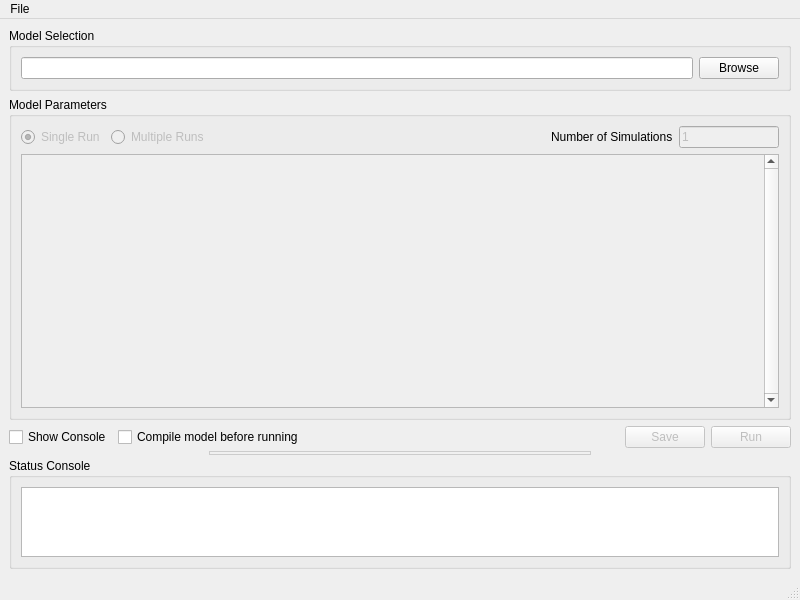
<?xml version="1.0" encoding="UTF-8"?>
<ui version="4.0">
 <class>MainWindow</class>
 <widget class="QMainWindow" name="MainWindow">
  <property name="geometry">
   <rect>
    <x>0</x>
    <y>0</y>
    <width>800</width>
    <height>600</height>
   </rect>
  </property>
  <property name="minimumSize">
   <size>
    <width>800</width>
    <height>600</height>
   </size>
  </property>
  <property name="windowTitle">
   <string>Pandora User Interface</string>
  </property>
  <widget class="QWidget" name="centralwidget">
   <layout class="QVBoxLayout" name="verticalLayout">
    <item>
     <widget class="QWidget" name="widget_2" native="true">
      <layout class="QVBoxLayout" name="verticalLayout_6">
       <property name="spacing">
        <number>0</number>
       </property>
       <property name="leftMargin">
        <number>0</number>
       </property>
       <property name="topMargin">
        <number>0</number>
       </property>
       <property name="rightMargin">
        <number>0</number>
       </property>
       <property name="bottomMargin">
        <number>0</number>
       </property>
       <item>
        <widget class="QSplitter" name="splitter">
         <property name="styleSheet">
          <string notr="true">QSplitter::handle:vertical {
background: #f0f0f0;
border: 1px solid #cccccc;
margin-top: 3px;
margin-bottom: 3px;
margin-left: 200px;
margin-right: 200px;
}</string>
         </property>
         <property name="orientation">
          <enum>Qt::Vertical</enum>
         </property>
         <property name="handleWidth">
          <number>2</number>
         </property>
         <widget class="QWidget" name="widget" native="true">
          <property name="sizePolicy">
           <sizepolicy hsizetype="Preferred" vsizetype="Preferred">
            <horstretch>0</horstretch>
            <verstretch>5</verstretch>
           </sizepolicy>
          </property>
          <layout class="QVBoxLayout" name="verticalLayout_8">
           <item>
            <widget class="QGroupBox" name="modelSelectionBox">
             <property name="title">
              <string>Model Selection</string>
             </property>
             <layout class="QHBoxLayout" name="horizontalLayout_2">
              <item>
               <widget class="QLineEdit" name="pathLine">
                <property name="sizePolicy">
                 <sizepolicy hsizetype="Expanding" vsizetype="Fixed">
                  <horstretch>0</horstretch>
                  <verstretch>0</verstretch>
                 </sizepolicy>
                </property>
                <property name="readOnly">
                 <bool>true</bool>
                </property>
               </widget>
              </item>
              <item>
               <widget class="QPushButton" name="BrowserButton">
                <property name="text">
                 <string>Browse</string>
                </property>
               </widget>
              </item>
             </layout>
            </widget>
           </item>
           <item>
            <widget class="QGroupBox" name="parameterBox">
             <property name="title">
              <string>Model Parameters</string>
             </property>
             <layout class="QVBoxLayout" name="verticalLayout_3">
              <item>
               <widget class="QWidget" name="widget_3" native="true">
                <layout class="QHBoxLayout" name="horizontalLayout">
                 <property name="spacing">
                  <number>6</number>
                 </property>
                 <property name="leftMargin">
                  <number>0</number>
                 </property>
                 <property name="topMargin">
                  <number>0</number>
                 </property>
                 <property name="rightMargin">
                  <number>0</number>
                 </property>
                 <property name="bottomMargin">
                  <number>0</number>
                 </property>
                 <item>
                  <widget class="QRadioButton" name="singleRunRButton">
                   <property name="enabled">
                    <bool>false</bool>
                   </property>
                   <property name="text">
                    <string>Single Run</string>
                   </property>
                   <property name="checked">
                    <bool>true</bool>
                   </property>
                  </widget>
                 </item>
                 <item>
                  <widget class="QRadioButton" name="multipleRunsRButton">
                   <property name="enabled">
                    <bool>false</bool>
                   </property>
                   <property name="text">
                    <string>Multiple Runs</string>
                   </property>
                  </widget>
                 </item>
                 <item>
                  <spacer name="horizontalSpacer_4">
                   <property name="orientation">
                    <enum>Qt::Horizontal</enum>
                   </property>
                   <property name="sizeHint" stdset="0">
                    <size>
                     <width>328</width>
                     <height>20</height>
                    </size>
                   </property>
                  </spacer>
                 </item>
                 <item>
                  <widget class="QLabel" name="numSimLabel">
                   <property name="text">
                    <string>Number of Simulations</string>
                   </property>
                  </widget>
                 </item>
                 <item>
                  <widget class="QLineEdit" name="numSimulations">
                   <property name="enabled">
                    <bool>false</bool>
                   </property>
                   <property name="sizePolicy">
                    <sizepolicy hsizetype="Expanding" vsizetype="Fixed">
                     <horstretch>0</horstretch>
                     <verstretch>0</verstretch>
                    </sizepolicy>
                   </property>
                   <property name="minimumSize">
                    <size>
                     <width>0</width>
                     <height>0</height>
                    </size>
                   </property>
                   <property name="maximumSize">
                    <size>
                     <width>100</width>
                     <height>16777215</height>
                    </size>
                   </property>
                   <property name="text">
                    <string>1</string>
                   </property>
                  </widget>
                 </item>
                </layout>
               </widget>
              </item>
              <item>
               <widget class="QScrollArea" name="scrollArea">
                <property name="verticalScrollBarPolicy">
                 <enum>Qt::ScrollBarAlwaysOn</enum>
                </property>
                <property name="sizeAdjustPolicy">
                 <enum>QAbstractScrollArea::AdjustToContents</enum>
                </property>
                <property name="widgetResizable">
                 <bool>true</bool>
                </property>
                <widget class="QWidget" name="parameterContainer">
                 <property name="geometry">
                  <rect>
                   <x>0</x>
                   <y>0</y>
                   <width>724</width>
                   <height>211</height>
                  </rect>
                 </property>
                 <layout class="QVBoxLayout" name="verticalLayout_5"/>
                </widget>
               </widget>
              </item>
             </layout>
            </widget>
           </item>
           <item>
            <layout class="QHBoxLayout" name="horizontalLayout_4">
             <item>
              <widget class="QCheckBox" name="consoleCheckBox">
               <property name="text">
                <string>Show Console</string>
               </property>
              </widget>
             </item>
             <item>
              <widget class="QCheckBox" name="compileCheckBox">
               <property name="text">
                <string>Compile model before running</string>
               </property>
              </widget>
             </item>
             <item>
              <spacer name="horizontalSpacer_3">
               <property name="orientation">
                <enum>Qt::Horizontal</enum>
               </property>
               <property name="sizeHint" stdset="0">
                <size>
                 <width>40</width>
                 <height>20</height>
                </size>
               </property>
              </spacer>
             </item>
             <item>
              <widget class="QPushButton" name="saveButton">
               <property name="enabled">
                <bool>false</bool>
               </property>
               <property name="text">
                <string>Save</string>
               </property>
               <property name="checkable">
                <bool>false</bool>
               </property>
               <property name="default">
                <bool>false</bool>
               </property>
               <property name="flat">
                <bool>false</bool>
               </property>
              </widget>
             </item>
             <item>
              <widget class="QPushButton" name="runButton">
               <property name="enabled">
                <bool>false</bool>
               </property>
               <property name="text">
                <string>Run</string>
               </property>
               <property name="flat">
                <bool>false</bool>
               </property>
              </widget>
             </item>
            </layout>
           </item>
          </layout>
         </widget>
         <widget class="QGroupBox" name="consoleGroupBox">
          <property name="enabled">
           <bool>true</bool>
          </property>
          <property name="sizePolicy">
           <sizepolicy hsizetype="Preferred" vsizetype="Preferred">
            <horstretch>0</horstretch>
            <verstretch>1</verstretch>
           </sizepolicy>
          </property>
          <property name="minimumSize">
           <size>
            <width>0</width>
            <height>0</height>
           </size>
          </property>
          <property name="maximumSize">
           <size>
            <width>16777215</width>
            <height>1677215</height>
           </size>
          </property>
          <property name="title">
           <string>Status Console</string>
          </property>
          <layout class="QVBoxLayout" name="verticalLayout_9">
           <property name="sizeConstraint">
            <enum>QLayout::SetMinimumSize</enum>
           </property>
           <item>
            <widget class="ConsoleWidget" name="consoleText">
             <property name="enabled">
              <bool>true</bool>
             </property>
             <property name="sizePolicy">
              <sizepolicy hsizetype="Expanding" vsizetype="Preferred">
               <horstretch>0</horstretch>
               <verstretch>0</verstretch>
              </sizepolicy>
             </property>
             <property name="minimumSize">
              <size>
               <width>0</width>
               <height>0</height>
              </size>
             </property>
             <property name="maximumSize">
              <size>
               <width>16777215</width>
               <height>16777215</height>
              </size>
             </property>
             <property name="verticalScrollBarPolicy">
              <enum>Qt::ScrollBarAsNeeded</enum>
             </property>
             <property name="readOnly">
              <bool>true</bool>
             </property>
            </widget>
           </item>
          </layout>
         </widget>
        </widget>
       </item>
      </layout>
     </widget>
    </item>
   </layout>
  </widget>
  <widget class="QMenuBar" name="menubar">
   <property name="geometry">
    <rect>
     <x>0</x>
     <y>0</y>
     <width>800</width>
     <height>22</height>
    </rect>
   </property>
   <widget class="QMenu" name="menuFile">
    <property name="title">
     <string>File</string>
    </property>
    <addaction name="actionOpen_Model"/>
    <addaction name="actionSave_Model"/>
    <addaction name="separator"/>
    <addaction name="actionCompile_Model_before_running"/>
    <addaction name="actionCompile_Model"/>
    <addaction name="actionRun_Model"/>
    <addaction name="separator"/>
    <addaction name="actionShow_Console"/>
    <addaction name="actionClear_Console"/>
   </widget>
   <addaction name="menuFile"/>
  </widget>
  <widget class="QStatusBar" name="statusbar"/>
  <action name="actionOpen_Model">
   <property name="enabled">
    <bool>true</bool>
   </property>
   <property name="text">
    <string>Open Model</string>
   </property>
   <property name="shortcut">
    <string>Ctrl+A</string>
   </property>
  </action>
  <action name="actionSave_Model">
   <property name="text">
    <string>Save Model</string>
   </property>
   <property name="shortcut">
    <string>Ctrl+S</string>
   </property>
  </action>
  <action name="actionCompile_Model">
   <property name="enabled">
    <bool>false</bool>
   </property>
   <property name="text">
    <string>Compile Model</string>
   </property>
   <property name="shortcut">
    <string>Ctrl+C</string>
   </property>
  </action>
  <action name="actionRun_Model">
   <property name="enabled">
    <bool>false</bool>
   </property>
   <property name="text">
    <string>Run Model</string>
   </property>
   <property name="shortcut">
    <string>Ctrl+R</string>
   </property>
  </action>
  <action name="actionShow_Console">
   <property name="checkable">
    <bool>true</bool>
   </property>
   <property name="text">
    <string>Show Console</string>
   </property>
  </action>
  <action name="actionClear_Console">
   <property name="text">
    <string>Clear Console</string>
   </property>
   <property name="shortcut">
    <string>Ctrl+L</string>
   </property>
  </action>
  <action name="actionCompile_Model_before_running">
   <property name="checkable">
    <bool>true</bool>
   </property>
   <property name="text">
    <string>Compile Model before running</string>
   </property>
  </action>
 </widget>
 <customwidgets>
  <customwidget>
   <class>ConsoleWidget</class>
   <extends>QTextEdit</extends>
   <header>headers/consoleWidget.h</header>
  </customwidget>
 </customwidgets>
 <resources/>
 <connections/>
</ui>
